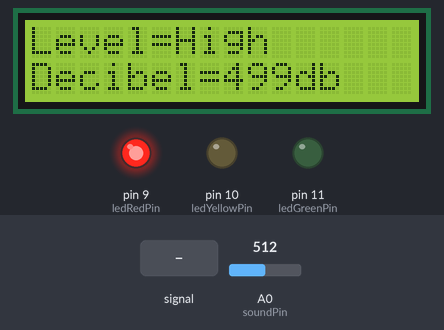
A sketch run on a simulated Arduino Uno, built with avr-gcc and run on an emulated ATmega328P. Shown: 16×2 character LCD, output pins drawn as LEDs (lit = HIGH). Inputs (shaded band) come from the test bench; at power-on: A0 (soundPin) = 512.

Above: at 1.2 s.
1.3 s: A0 (soundPin) fed a 2 Hz sine of ±306 counts around its level
At 1.43 s:
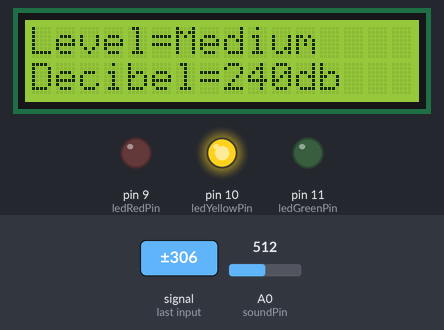
3.8 s: A0 (soundPin) set to 122
At 4.08 s:
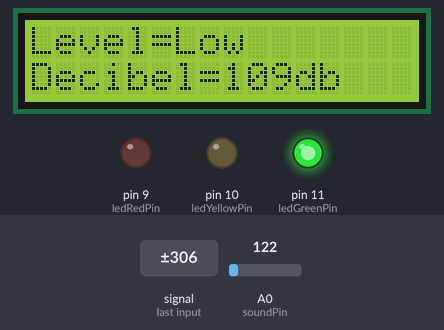
6.1 s: A0 (soundPin) set to 306
At 6.44 s:
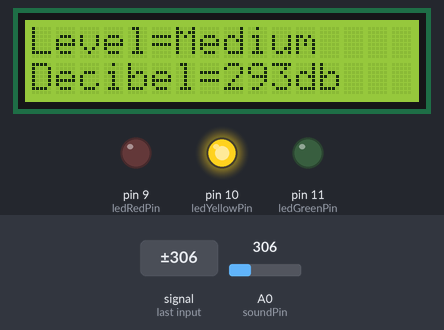
9.1 s: A0 (soundPin) fed a 50 Hz sine of ±306 counts around its level
At 12.09 s:
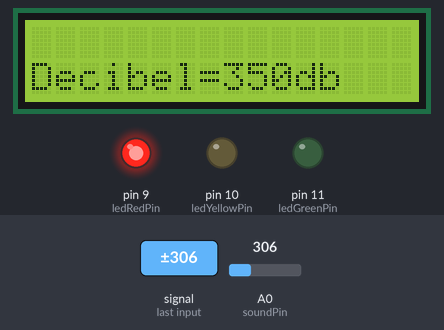
12.1 s: A0 (soundPin) set to 1023
At 12.35 s:
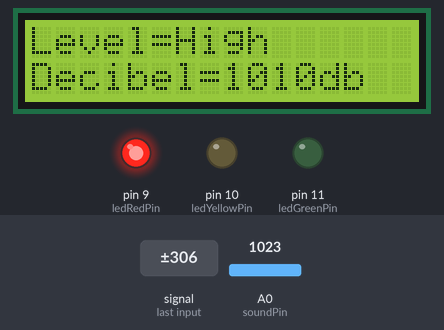
Timing chart, 0 to 15.1 s (numbered marks = the images above; inputs shaded):
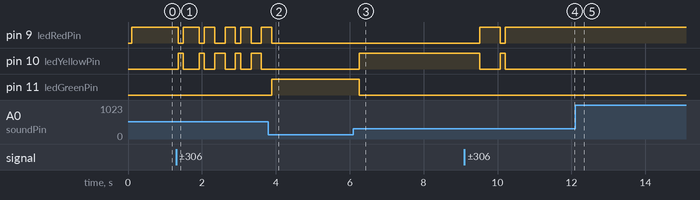

Measured:
- after the input at 1.3 s, pin 9 (ledRedPin): HIGH → LOW after 0.06 s, → HIGH 0.14 s later, → LOW 0.42 s later, → HIGH 0.14 s later, … (10 changes in this stretch); pin 10 (ledYellowPin): LOW → HIGH after 0.06 s, → LOW 0.14 s later, → HIGH 0.42 s later, → LOW 0.14 s later, … (10 changes in this stretch)
- after the input at 3.8 s, pin 9 (ledRedPin): goes on until 3.9 s, then stays LOW; pin 10 (ledYellowPin): stops changing and stays LOW; pin 11 (ledGreenPin): LOW → HIGH after 0.09 s; the display: changes after 0.09 s (image 2)
- after the input at 6.1 s, pin 10 (ledYellowPin): LOW → HIGH after 0.15 s; pin 11 (ledGreenPin): HIGH → LOW after 0.15 s; the display: changes after 0.15 s (image 3)
- after the input at 9.1 s, pin 9 (ledRedPin): LOW → HIGH after 0.41 s, → LOW 0.56 s later, → HIGH 0.14 s later; pin 10 (ledYellowPin): HIGH → LOW after 0.41 s, → HIGH 0.56 s later, → LOW 0.14 s later; the display: first differs from a run without the input after 0.13 s (image 4 shows a later state)
- after the input at 12.1 s, pin 9 (ledRedPin): stops changing and stays HIGH; pin 10 (ledYellowPin): stops changing and stays LOW

The sketch:

scripts.ino
```cpp
#include <LiquidCrystal_I2C.h>

LiquidCrystal_I2C lcd(0x27, 16, 2);

int numMeasure = 128;

int soundPin = A0;

int ledRedPin = 9;
int ledYellowPin = 10;
int ledGreenPin = 11;

long sum = 0;
long level = 0;

int soundLow = 125;
int soundmedium = 350;

void setup()
{
  Serial.begin(9600);

  lcd.init();
  lcd.backlight();

  pinMode(soundPin, INPUT);

  pinMode(ledRedPin, OUTPUT);
  pinMode(ledYellowPin, OUTPUT);
  pinMode(ledGreenPin, OUTPUT);
}

void loop()
{
  for (int i = 0; i < numMeasure; i++)
  {
    sum = sum + analogRead(soundPin);
  }

  level = (sum / numMeasure) - 13;

  lcd.setCursor(0, 1);
  lcd.print("Decibel=");
  lcd.print(level);
  lcd.print("db");

  lcd.setCursor(0, 0);
  if (level < soundLow)
  {
    lcd.print("Level=Low");

    digitalWrite(ledRedPin, LOW);
    digitalWrite(ledYellowPin, LOW);
    digitalWrite(ledGreenPin, HIGH);
  }
  else if (level > soundLow && level < soundmedium)
  {
    lcd.print("Level=Medium");

    digitalWrite(ledRedPin, LOW);
    digitalWrite(ledYellowPin, HIGH);
    digitalWrite(ledGreenPin, LOW);
  }
  else if (level > soundmedium)
  {
    lcd.print("Level=High");

    digitalWrite(ledRedPin, HIGH);
    digitalWrite(ledYellowPin, LOW);
    digitalWrite(ledGreenPin, LOW);
  }

  delay(100);

  sum = 0;
  lcd.clear();
}
```
